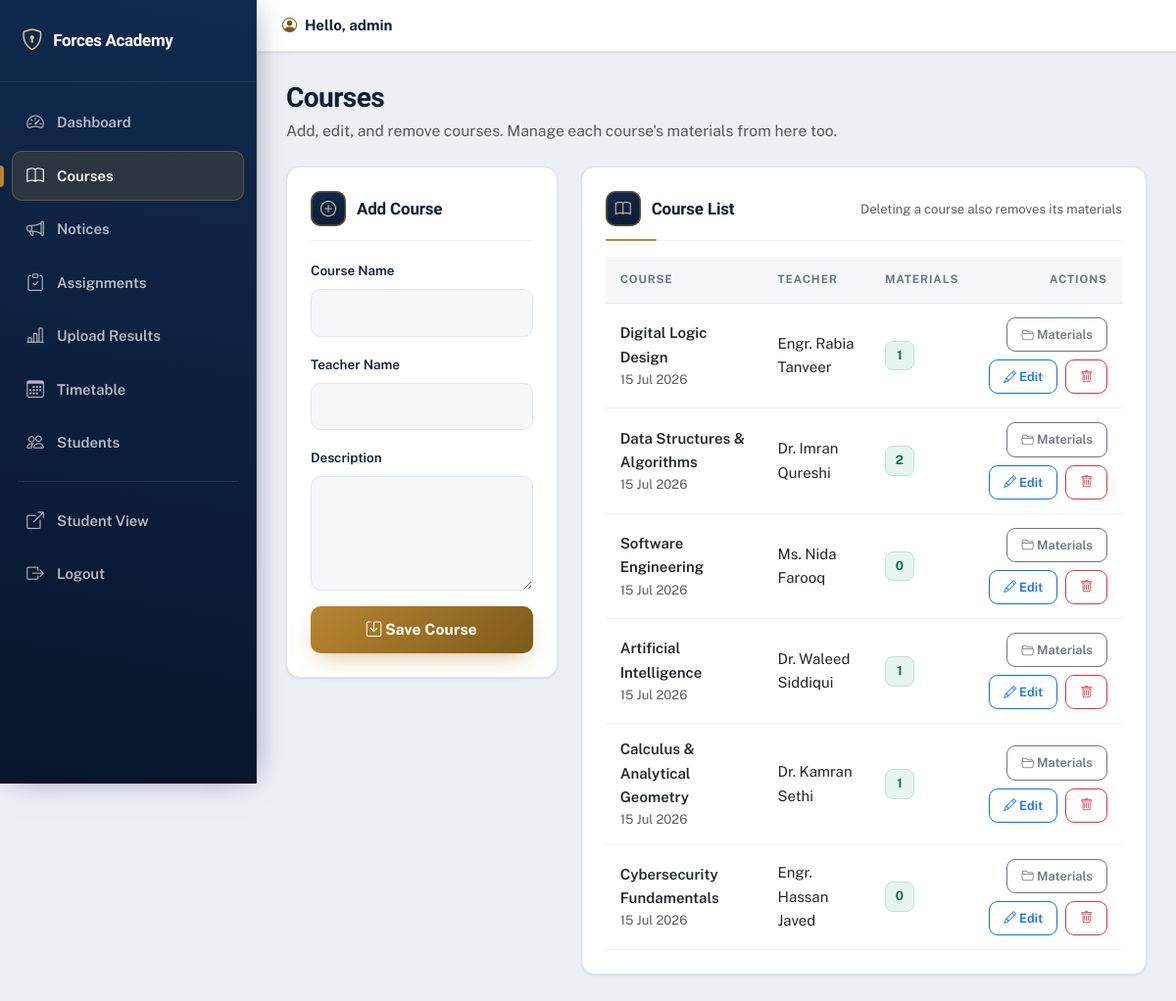
The app's page /admin_courses.php (signed in) with its own data.
### tables this page shows
CREATE TABLE IF NOT EXISTS courses (
    id            INT(11) PRIMARY KEY AUTO_INCREMENT,
    course_name   VARCHAR(100) NOT NULL,
    description   TEXT,
    teacher_name  VARCHAR(100),
    created_at    TIMESTAMP DEFAULT CURRENT_TIMESTAMP
);

### config/auth.php (called while the page is built, shortened)
<?php
function e($value)
{
    return htmlspecialchars((string)$value, ENT_QUOTES, 'UTF-8');
}

### admin_courses.php (the view, shortened to what this page needs)
<?php
require_once 'config/auth.php';
$edit = null;
$courses = mysqli_query($conn, "
    SELECT c.id, c.course_name, c.teacher_name, c.created_at, COUNT(cm.id) AS material_count
    FROM courses c
    LEFT JOIN course_materials cm ON cm.course_id = c.id
    GROUP BY c.id
    ORDER BY c.created_at DESC
");
require 'admin_partials/header.php';
?>
<div class="row g-4">
  <div class="col-xl-4">
    <div class="card p-4">
      <h5 class="form-card-title">
        <i class="bi <?php echo $edit ? 'bi-pencil-square' : 'bi-plus-circle'; ?>"></i>
        <?php echo $edit ? 'Edit Course' : 'Add Course'; ?>
      </h5>
      <form method="POST">
        <div class="mb-3">
          <label class="form-label">Course Name</label>
          <input class="form-control form-control-solid" name="course_name" value="<?php echo $edit ? e($edit['course_name']) : ''; ?>" required>
        </div>
        <div class="mb-3">
          <label class="form-label">Teacher Name</label>
          <input class="form-control form-control-solid" name="teacher_name" value="<?php echo $edit ? e($edit['teacher_name']) : ''; ?>" required>
        </div>
        <div class="mb-3">
          <label class="form-label">Description</label>
          <textarea class="form-control form-control-solid" name="description" rows="4"><?php echo $edit ? e($edit['description']) : ''; ?></textarea>
        </div>
        <button class="btn btn-auth-primary w-100" type="submit">
          <i class="bi bi-save"></i> <?php echo $edit ? 'Update Course' : 'Save Course'; ?>
        </button>
      </form>
    </div>
  </div>
  <div class="col-xl-8">
    <div class="card p-4">
      <div class="section-header mb-3">
        <h5 class="section-title mb-0"><i class="bi bi-book"></i> Course List</h5>
        <span class="text-muted small">Deleting a course also removes its materials</span>
      </div>
      <div class="table-responsive">
        <table class="table align-middle table-modern mb-0">
          <thead>
            <tr><th>Course</th><th>Teacher</th><th>Materials</th><th class="text-end">Actions</th></tr>
          </thead>
          <tbody>
          <?php if (mysqli_num_rows($courses) > 0): ?>
            <?php while ($course = mysqli_fetch_assoc($courses)): ?>
              <tr>
                <td>
                  <div class="fw-semibold"><?php echo e($course['course_name']); ?></div>
                  <div class="small text-muted"><?php echo date('d M Y', strtotime($course['created_at'])); ?></div>
                </td>
                <td><?php echo e($course['teacher_name']); ?></td>
                <td><span class="badge-count"><?php echo (int) $course['material_count']; ?></span></td>
                <td class="text-end">
                  <div class="d-inline-flex gap-2 flex-wrap justify-content-end">
                    <a class="btn btn-sm btn-outline-secondary btn-icon-view" href="admin_course_materials.php?course_id=<?php echo (int) $course['id']; ?>"><i class="bi bi-folder2-open"></i> Materials</a>
                    <a class="btn btn-sm btn-outline-primary btn-icon-edit" href="admin_courses.php?edit=<?php echo (int) $course['id']; ?>"><i class="bi bi-pencil"></i> Edit</a>
                    <a class="btn btn-sm btn-outline-danger btn-icon-danger" href="admin_courses.php?delete=<?php echo (int) $course['id']; ?>" onclick="return confirm('Delete this course and all its materials?');"><i class="bi bi-trash"></i></a>
                  </div>
                </td>
              </tr>
            <?php endwhile; ?>
          <?php else: ?>
            <tr><td colspan="4" class="text-center text-muted py-4">No courses found. Add your first course on the left.</td></tr>
          <?php endif; ?>
          </tbody>
        </table>
      </div>
    </div>
  </div>
</div>
<?php require 'admin_partials/footer.php'; ?>

### css/style.css (style rules this page uses)
:root { --ink:#0a1b34; --ink-2:#102a4e; --ink-3:#16365f; --brass:#b8862f; --brass-600:#9a6f22; --brass-700:#7d5a1a; --brass-050:#f8f0dd; --brass-100:#f0e1bf; --brass-200:#e4cd95; --brand:var(--brass); --brand-700:var(--brass-700); --brand-600:var(--brass-600); --brand-500:var(--brass); --brand-050:var(--brass-050); --brand-100:var(--brass-100); --brand-200:var(--brass-200); --blue:var(--brass);--blue-dark:var(--brass-700);--blue-light:var(--brass); --blue-50:var(--brass-050);--blue-100:var(--brass-100); --navy:var(--ink);--navy-2:var(--ink-2); --heading:#0d1e38; --ink-text:#0d1e38; --text:#33404f; --muted:#697687; --bg:#eceff4; --surface:#ffffff; --surface-2:#f5f7fb; --line:#e0e5ee; --line-2:#eef1f6; --success:#1f8a5b; --success-bg:#e6f5ee; --success-line:#b8e6cd; --danger:#c23b34; --danger-bg:#fbeceb; --danger-line:#f2c5c1; --warn-bg:#fbf2df; --warn-line:#eddaad; --warn-ink:#7d5a1a; --radius:14px; --radius-sm:10px; --radius-xs:8px; --shadow-xs:0 1px 2px rgba(10,27,52,.06); --shadow-sm:0 1px 3px rgba(10,27,52,.07),0 1px 2px rgba(10,27,52,.04); --shadow:0 12px 30px -14px rgba(10,27,52,.32),0 2px 6px rgba(10,27,52,.06); --shadow-lg:0 30px 60px -22px rgba(10,27,52,.42),0 6px 14px rgba(10,27,52,.10); --ring:0 0 0 4px rgba(184,134,47,.20); }
* { box-sizing:border-box; }
body { font-family:'Public Sans','Segoe UI',system-ui,Arial,sans-serif; margin:0;color:var(--text);font-size:15px;line-height:1.62; -webkit-font-smoothing:antialiased;text-rendering:optimizeLegibility; }
a { text-decoration:none;color:var(--brass-700);transition:color .15s; }
h1,h2,h3,h4,h5,h6 { font-family:'Bricolage Grotesque','Public Sans',system-ui,sans-serif; color:var(--heading);letter-spacing:-.01em;font-weight:800; }
.form-label { font-weight:600;font-size:.84rem;color:var(--heading);margin-bottom:7px; }
.form-group-icon .form-control, .form-control-solid, .form-select.form-control-solid, textarea.form-control-solid { border-radius:var(--radius-sm);border:1.5px solid var(--line); background:var(--surface-2);padding:12px 14px;color:var(--ink-text);font-size:.95rem; transition:border-color .15s,box-shadow .15s,background .15s; }
.form-control::placeholder,.form-control-solid::placeholder { color:#9aa5b3; }
.btn-auth-primary { background:linear-gradient(135deg,var(--brass),var(--brass-700)); color:#fff;border:none;border-radius:var(--radius-sm); padding:12px 18px;font-weight:700;letter-spacing:.01em;font-size:.97rem; box-shadow:0 10px 22px -8px rgba(184,134,47,.55); transition:transform .15s,box-shadow .15s,filter .15s; }
.dashboard-body { background:var(--bg);min-height:100vh; }
.card { border:1px solid var(--line);border-radius:var(--radius);background:var(--surface);box-shadow:var(--shadow-sm); }
.section-header { display:flex;align-items:center;justify-content:space-between;gap:12px;flex-wrap:wrap; padding-bottom:14px;margin-bottom:18px;border-bottom:1px solid var(--line-2);position:relative; }
.section-header::after { content:"";position:absolute;left:0;bottom:-1px;width:52px;height:2px;background:var(--brass);border-radius:2px; }
.section-title { color:var(--heading);font-weight:800;font-size:1.06rem;display:flex;align-items:center;gap:11px;letter-spacing:-.01em; }
.section-title i,.form-card-title i { color:var(--brass-200); background:linear-gradient(160deg,var(--ink-2),var(--ink)); width:36px;height:36px;border-radius:10px;display:inline-flex;align-items:center;justify-content:center;font-size:1rem; box-shadow:inset 0 0 0 1.5px rgba(184,134,47,.5); }
.form-card-title { color:var(--heading);font-weight:800;font-size:1.06rem;display:flex;align-items:center;gap:11px;margin-bottom:18px;padding-bottom:14px;border-bottom:1px solid var(--line-2); }
.badge-count { display:inline-flex;align-items:center;justify-content:center;min-width:30px;background:var(--success-bg);color:#0f6b45;border:1px solid var(--success-line);font-weight:700;font-size:.8rem;padding:4px 9px;border-radius:8px; }
.table-modern { margin-bottom:0; }
.table-modern thead th { border-bottom:1px solid var(--line);color:var(--muted);font-size:.72rem;text-transform:uppercase;letter-spacing:.08em;font-weight:700;background:var(--surface-2); }
.table-modern td,.table-modern th { padding:14px 15px;border-color:var(--line-2);vertical-align:middle; }
.table-modern tbody tr { transition:background .12s; }
.btn-icon-edit,.btn-icon-danger,.btn-icon-view { border-radius:9px;font-size:.8rem;padding:7px 14px;font-weight:600; }

### records on screen
courses: course_name "Digital Logic Design", created_at "15 Jul 2026", teacher_name "Engr. Rabia Tanveer", material_count "1"
courses: course_name "Data Structures & Algorithms", created_at "15 Jul 2026", teacher_name "Dr. Imran Qureshi", material_count "2"
courses: course_name "Software Engineering", created_at "15 Jul 2026", teacher_name "Ms. Nida Farooq", material_count "0"
courses: course_name "Artificial Intelligence", created_at "15 Jul 2026", teacher_name "Dr. Waleed Siddiqui", material_count "1"
courses: course_name "Calculus & Analytical Geometry", created_at "15 Jul 2026", teacher_name "Dr. Kamran Sethi", material_count "1"
courses: course_name "Cybersecurity Fundamentals", created_at "15 Jul 2026", teacher_name "Engr. Hassan Javed", material_count "0"

### other values on screen
$item[2] "Dashboard"
$item[2] "Courses"
$item[2] "Notices"
$item[2] "Assignments"
$item[2] "Upload Results"
$item[2] "Timetable"
$item[2] "Students"
$admin_username "admin"
$page_title "Courses"
$page_subtitle "Add, edit, and remove courses. Manage each course's materials from here too."
